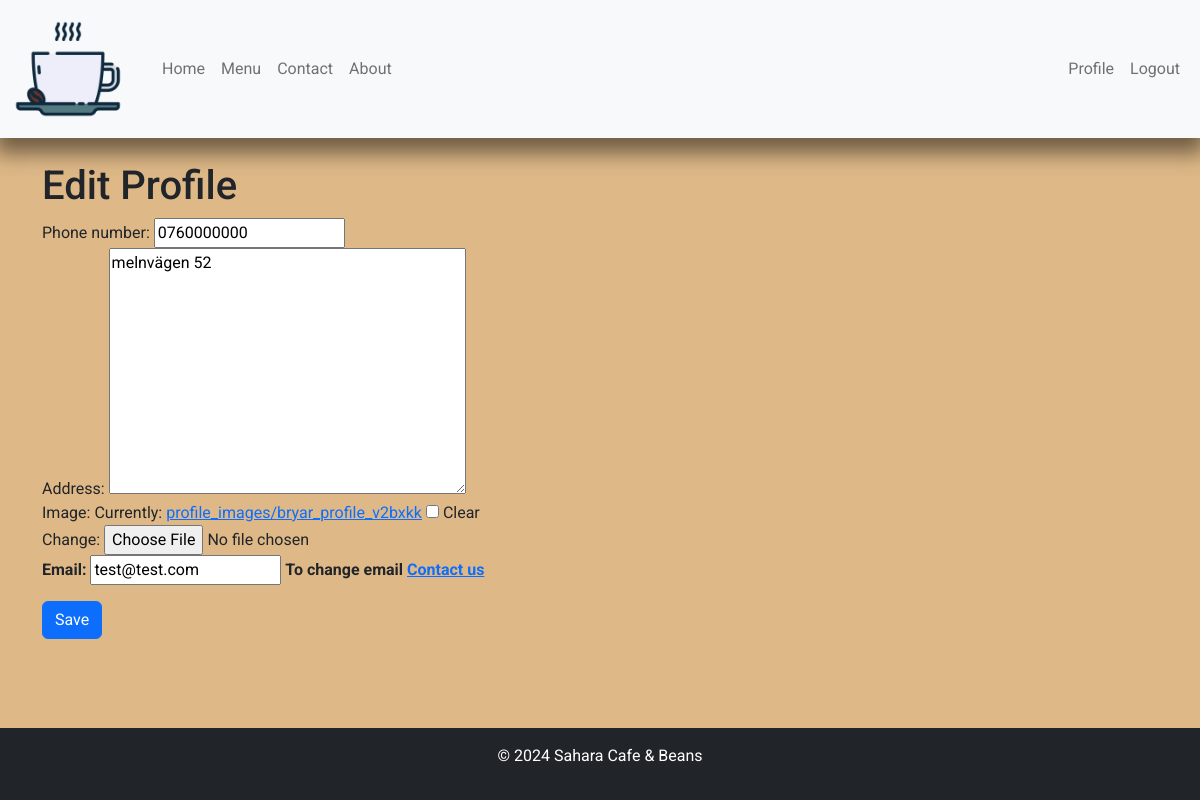
Page /accounts/profile/edit/ (signed in) on the earlier database version.
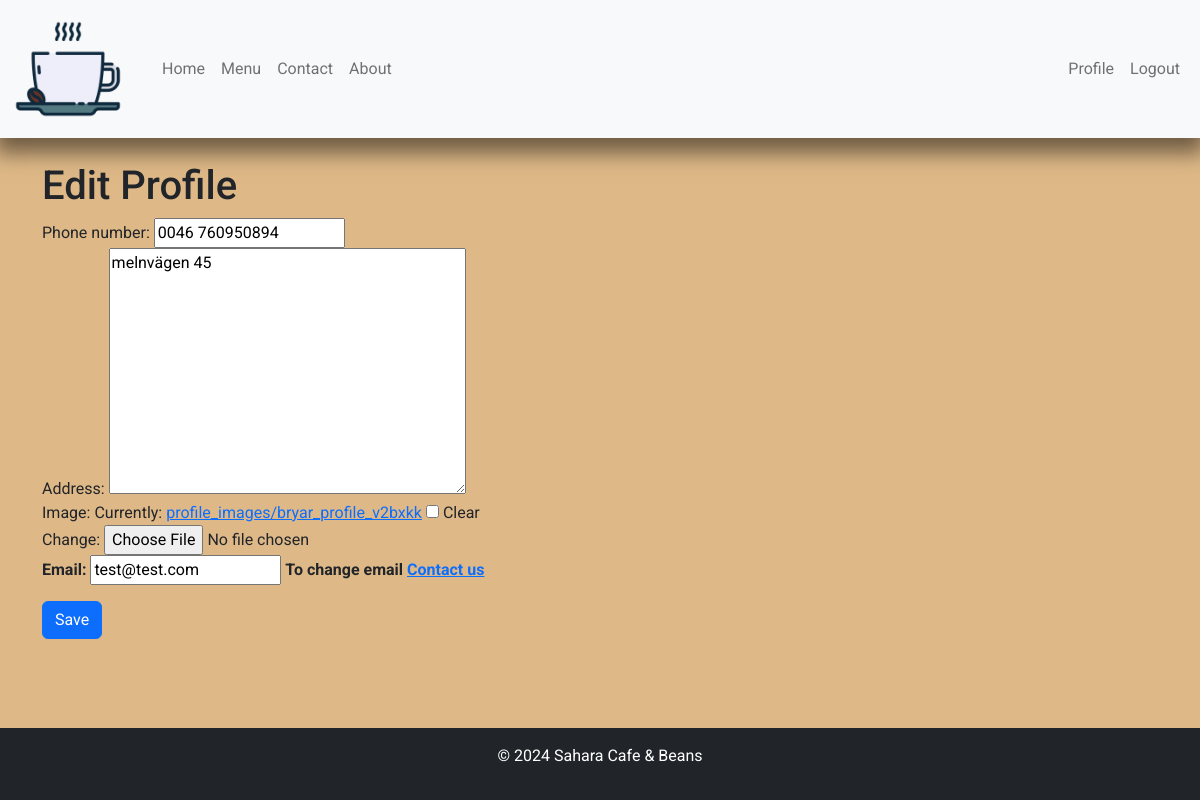
Same page on the later database version.
### accounts/models.py (models this page shows, shortened)
class UserProfile(models.Model):
    user = models.OneToOneField(User, related_name="profile", on_delete=models.CASCADE, primary_key=True)
    phone_number = models.CharField(max_length=15, blank=True, null=True)
    address = models.TextField(blank=True, null=True)
    email = models.EmailField(default='')
    image = ResizedImageField(
        size=[300,300],
        quality=75,
        upload_to='profile_images/',
        force_format="WEBP",
        blank=True,
        null=True,
        default='profile_images/default_photo.webp'
        )
    updated_on = models.DateField(auto_now=True)

### accounts/views.py (the view)
# urls.py: path('profile/edit/', views.edit_profile, name='edit_profile'),
@login_required
def edit_profile(request):
    profile = get_object_or_404(UserProfile, user=request.user)
    if request.method == 'POST':
        form = UserProfileForm(request.POST, request.FILES, instance=profile)
        if form.is_valid():
            form.save()
            return redirect('accounts:profile_detail')
    else:
        form = UserProfileForm(instance=profile)
    return render(request, 'accounts/profile_form.html', {'form': form})

### accounts/forms.py
class UserProfileForm(forms.ModelForm):
    class Meta:
        model = UserProfile
        fields = ['email', 'phone_number', 'address', 'image']

### accounts/templates/accounts/profile_form.html (shortened to what this page needs)
{% extends 'base.html' %}
{% load static %}
{% block content %}
<div class="container mt-4">
    <h1>{% if form.instance.pk %}Edit Profile{% else %}Create Profile{% endif %}</h1>
    <form method="post" enctype="multipart/form-data">
        {{ form.phone_number.label_tag }} {{ form.phone_number }}<br>
        {{ form.address.label_tag }} {{ form.address }}<br>
        {{ form.image.label_tag }} {{ form.image }}<br>
        <p><strong>Email:</strong>
            <input type="text" name="email" value="{{ form.instance.user.email }}" readonly>
            <strong>To change email <a href="{% url 'contact' %}">Contact us</a></strong>
        </p>
        <button type="submit" class="btn btn-primary">Save</button>
    </form>
</div>
{% endblock %}

### templates/base.html (shortened to what this page needs)
{% load static %}
<!DOCTYPE html>
<html lang="en">
<head>
    {% block extra_css %}
    <link rel="stylesheet" href="https://cdnjs.cloudflare.com/ajax/libs/bootstrap/5.2.3/css/bootstrap.min.css" />
    <link rel="stylesheet" href="{% static 'css/base.css' %}">
    {% endblock %}
</head>
<body>
    {% include 'includes/header.html' %}
    <main>
        {% block content %}
        {% endblock %}
    </main>
    {% include 'includes/footer.html' %}
</body>
</html>

### templates/includes/header.html (shortened to what this page needs)
{% load static %}
<header>
    {% with request.resolver_match.url_name as url_name %}
        <nav class="navbar navbar-expand-lg bg-light">
            <div class="container-fluid">
                <a class="navbar-brand" href="{% url 'home' %}"><img src="{% static 'images/logo.webp' %}" alt="Logo for Sahara Cafe & Beans" class="logo"></a>
                <div class="collapse navbar-collapse" id="navbarNav">
                    <ul class="navbar-nav me-auto mb-2 mb-lg-0">
                        <li class="nav-item">
                            <a class="nav-link {% if url_name == 'home' %}active{% endif %}" aria-current="page" href="{% url 'home' %}">Home</a>
                        </li>
                        <li class="nav-item">
                            <a class="nav-link {% if url_name == 'menu_list' %}active{% endif %}" href="{% url 'menu:menu_list' %}">Menu</a>
                            <li class="nav-item">
                            <a class="nav-link {% if url_name == 'contact' %}active{% endif %}" href="{% url 'contact' %}">Contact</a>
                        </li>
                        <li class="nav-item">
                            <a class="nav-link {% if url_name == 'about' %}active{% endif %}" href="{% url 'about' %}">About</a>
                        </li>
                    </ul>
                    <ul class="navbar-nav">
                        {% if request.user.is_authenticated %}
                        <li class="nav-item">
                            <a class="nav-link {% if url_name == 'profile_detail' %}active{% endif %}" href="{% url 'accounts:profile_detail' %}">Profile</a>
                        </li>
                        <li class="nav-item">
                            <a class="nav-link {% if url_name == 'accounts_logout' %}active{% endif %}" href="/accounts/logout/">Logout</a>
                        </li>
                        {% endif %}
                    </ul>
                </div>
            </div>
        </nav>
    {% endwith %}
</header>

### templates/includes/footer.html
{% load static %}
<footer class="bg-dark text-white text-center py-3">
    <p>&copy; 2024 Sahara Cafe & Beans</p>
</footer>

### static/css/base.css (style rules this page uses)
:root { --font-primary: 'Roboto', sans-serif; --font-size-base: 16px; --font-size-small: 0.8rem; --font-size-large: 1.25rem; --main-color: #a0522d; --accent-color: #deb887; --background-color: #fffaf0; --box-shadow-color: 0px 10px 20px 5px rgba(0, 0, 0, 0.5); }
.navbar { background-color: var(--accent-color); box-shadow: var(--box-shadow-color); }
.navbar .navbar-brand { margin-right: 30px; }
img.logo { width: 7rem; }
html, body { height: 100%; }
body { display: flex; flex-direction: column; font-family:var(--font-primary); }
h1, h2, h3, h4, h5, h6 { font-family: var(--font-size-base); }
main { flex: 1 0 auto; background-color: var(--accent-color); }

Differences in the rows shown:
changed UserProfile "test@test.com": phone_number "0760000000" → "0046 760950894"; address "melnvägen 52" → "melnvägen 45"
